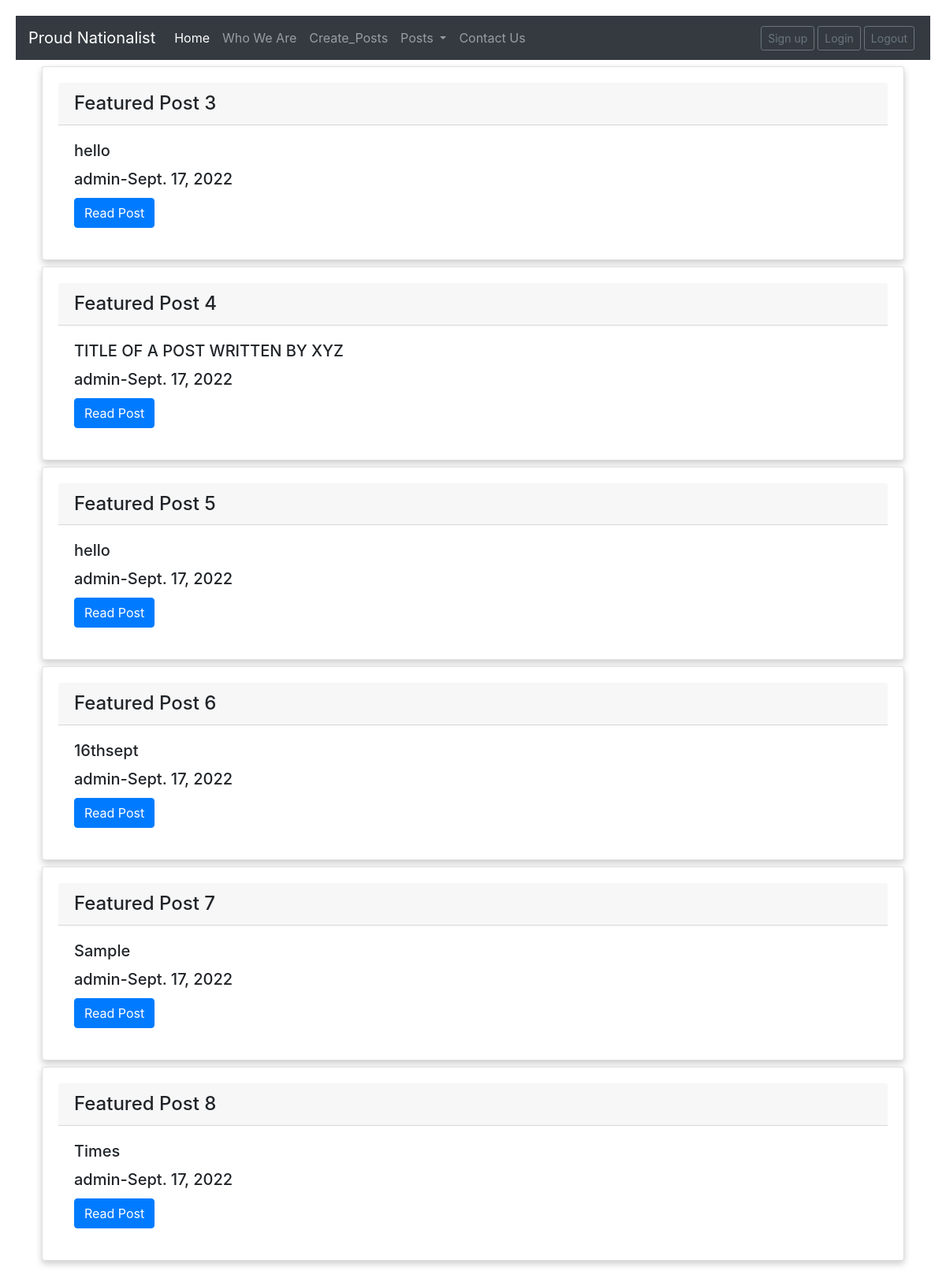
The page /sci on the database its author committed.
### home/models.py (models this page shows, shortened)
class Post(models.Model):
    title=models.CharField(max_length=255)
    author=models.ForeignKey(User,on_delete=models.CASCADE)
    body=models.TextField()
    date = models.DateField(auto_now_add=True)

### home/views.py (the view)
# urls.py: path('sci',HomeView.as_view(),name='sci'),
class HomeView(ListView):
    model= Post
    template_name ='sci.html'
    ordering=['-date']

### templates/sci.html (shortened to what this page needs)
{% extends 'base.html' %}
{% load static %}
{% block content %}
{%for post in object_list%}
    <div class="card">
      <h4 class="card-header">Featured Post {{post.pk}}</h4>
      <div class="card-body">
        <h5 class="card-title">{{post.title}}</h5>
        <h5 class="card-title">{{post.author}}-{{post.date}}</h5>
        <a href="{% url 'article' post.pk %}" class="btn btn-primary">Read Post</a>
      </div>
    </div>
{% endfor %}
  {% endblock content %}

### templates/base.html (shortened to what this page needs)
{% load static %}
<!doctype html>
<html lang="en">
  <head>
    <link rel="stylesheet" href="{% static "style.css" %}">
    <link rel="stylesheet" type="text/css" href="{% static 'style1.css' %}">
    <link rel="stylesheet" type="text/css" href="{% static 'style3.css' %}">
    <link rel="stylesheet" type="text/css" href="{% static 'style6.css' %}">
    <link rel="stylesheet" href="https://cdn.jsdelivr.net/npm/bootstrap@4.4.1/dist/css/bootstrap.min.css">
    {% load static %}
  </head>
  <body>
<nav class="navbar navbar-expand-lg navbar-dark bg-dark">
        <a class="navbar-brand" href="/">Proud Nationalist</a>
        <div class="collapse navbar-collapse" id="navbarSupportedContent">
          <ul class="navbar-nav mr-auto">
            <li class="nav-item active">
              <a class="nav-link" href="/">Home <span class="sr-only">(current)</span></a>
            </li>
            <li class="nav-item">
              <a class="nav-link" href="/about">Who We Are</a>
            </li>
          <li class="nav-item">
            <a class="nav-link" href="/add_post">Create_Posts</a>
          </li>
            <li class="nav-item dropdown">
              <a class="nav-link dropdown-toggle" href="#" id="navbarDropdown" role="button" data-toggle="dropdown" aria-haspopup="true" aria-expanded="false">
                Posts
              </a>
            </li>
            <li class="nav-item">
                <a class="nav-link" href="/contact">Contact Us</a>
              </li>
          </ul>
            <a class="btn btn-sm btn-outline-secondary mr-1" href={%url 'register'%}>Sign up</a>
            <a class="btn btn-sm btn-outline-secondary mr-1" href={%url 'login'%}>Login</a>
            <a class="btn btn-sm btn-outline-secondary mr-1 " href={%url 'logout'%}>Logout</a>
          </div>
</nav>
<div class="container">
{% block content %} {% endblock content %}
</div>
  </body>
</html>

### static/style.css (style rules this page uses)
* { box-sizing: border-box; }
body { font-family: Georgia, 'Times New Roman', Times, serif; padding: 20px; background: #f1f1f1; }
.card { background-color: rgb(254, 254, 254); padding: 20px; margin-top: 20px; }

### static/style1.css (style rules this page uses)
body { font-family: Arial, Helvetica, sans-serif; margin: 0; }
html { box-sizing: border-box; }
*, *:before, *:after { box-sizing: inherit; }
.card { box-shadow: 0 4px 8px 0 rgba(0, 0, 0, 0.2); margin: 8px; }
.container { padding: 0 16px; }
.container::after, .row::after { content: ""; clear: both; display: table; }

### static/style3.css (style rules this page uses)
body { margin-top:20px; background:#DCDCDC; }

### rows shown on the page
Post: pk "3", title "hello", author "admin", date "Sept. 17, 2022"
Post: pk "4", title "TITLE OF A POST WRITTEN BY XYZ", author "admin", date "Sept. 17, 2022"
Post: pk "5", title "hello", author "admin", date "Sept. 17, 2022"
Post: pk "6", title "16thsept", author "admin", date "Sept. 17, 2022"
Post: pk "7", title "Sample", author "admin", date "Sept. 17, 2022"
Post: pk "8", title "Times", author "admin", date "Sept. 17, 2022"
